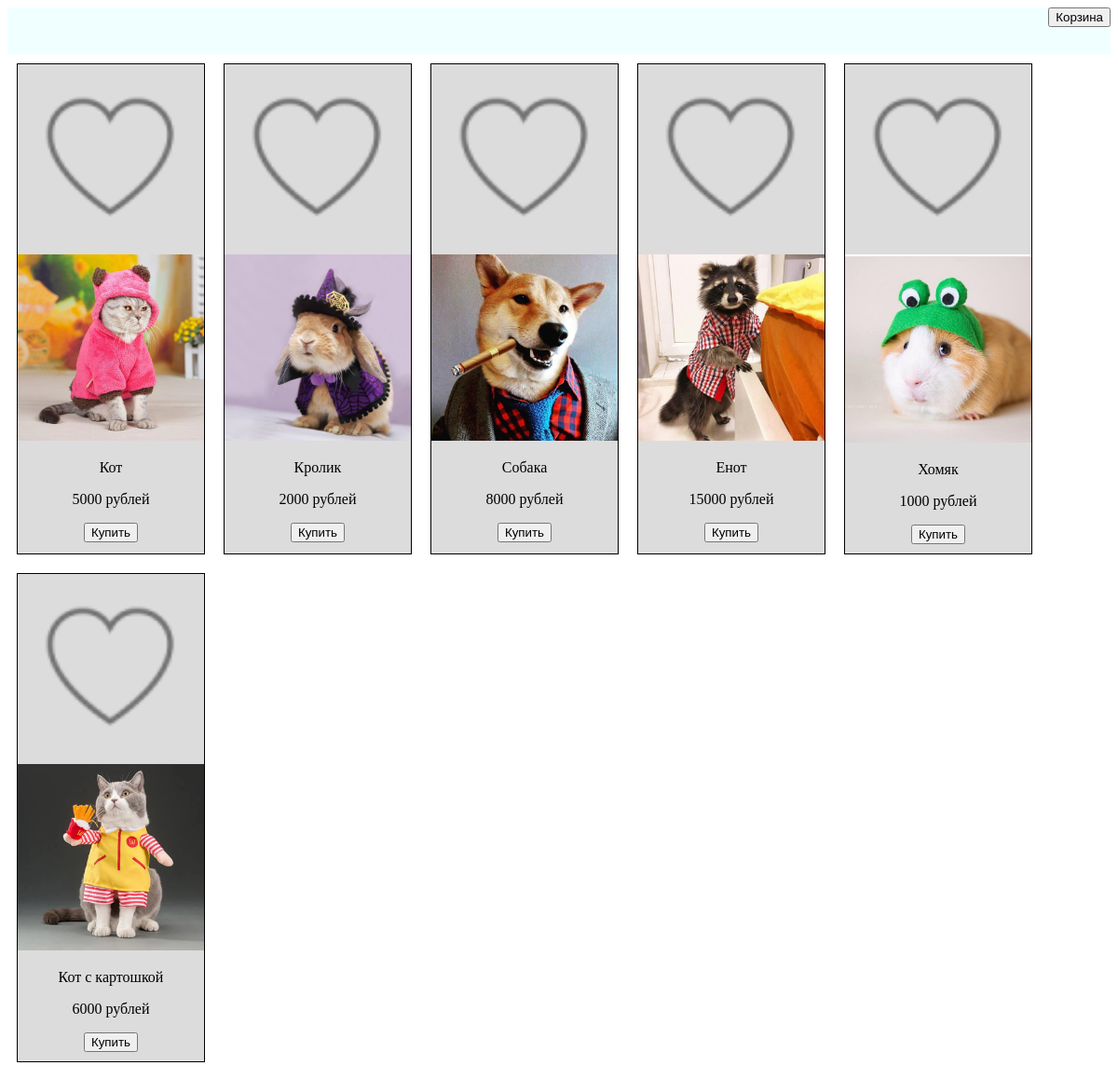
The page / on the database its author committed.
### korzina/models.py (models this page shows, shortened)
class Tovar(models.Model):
    opis = models.CharField(max_length=50)
    price = models.IntegerField()
    image = models.URLField(max_length=50)
    discount = models.FloatField(default=1)

### korzina/views.py (the view)
# urls.py: path('',views.index,name='home'),
def index(req):
    items = Tovar.objects.all()
    items2 = Izbran.objects.all()
    data = {'tovari': items,'izbran':items2}
    return render(req, 'index.html', data)

### templates/index.html (shortened to what this page needs)
<!DOCTYPE html>
{% load static %}
<html lang="en">
<head>
    <link rel="stylesheet" href="{% static 'style.css' %}">
</head>
<body>
<header>
    <a href="{% url 'toKorz' %}">
        <button>Корзина</button>
    </a>
</header>
<main>
    {% for one in tovari %}
        <div class="card">
            <a href="{% url 'toIzbran' %}" onclick="f11(event,{{ one.id }})">
                {% if one.id in izbran.tovar_id %}
                    <img src="{% static 'img/red.png' %}" alt="" class="serdce">
                {% else %}
                    <img src="{% static 'img/white.png' %}" alt="" class="serdce">
                {% endif %}
            </a>
            <img src="{% static one.image %}" alt="">
            <p>{{ one.opis }}</p>
            <p>{{ one.price }} рублей</p>
            <a href="{% url 'buy' one.id %}">
                <button>Купить</button>
            </a>
        </div>
    {% endfor %}
</main>
</body>
</html>

### korzina/static/style.css (style rules this page uses)
header { display: flex; flex-direction: row; justify-content: end; height: 50px; background-color: azure; }
main { display: flex; flex-direction: row; flex-wrap: wrap; }
main .card { background-color: gainsboro; border: 1px solid; flex-basis: 200px; text-align: center; padding-bottom: 10px; margin: 10px; }
main .card img { width: 100%; }

### rows shown on the page
Tovar: image (picture), opis "Кот", price "5000"
Tovar: image (picture), opis "Кролик", price "2000"
Tovar: image (picture), opis "Собака", price "8000"
Tovar: image (picture), opis "Енот", price "15000"
Tovar: image (picture), opis "Хомяк", price "1000"
Tovar: image (picture), opis "Кот с картошкой", price "6000"
